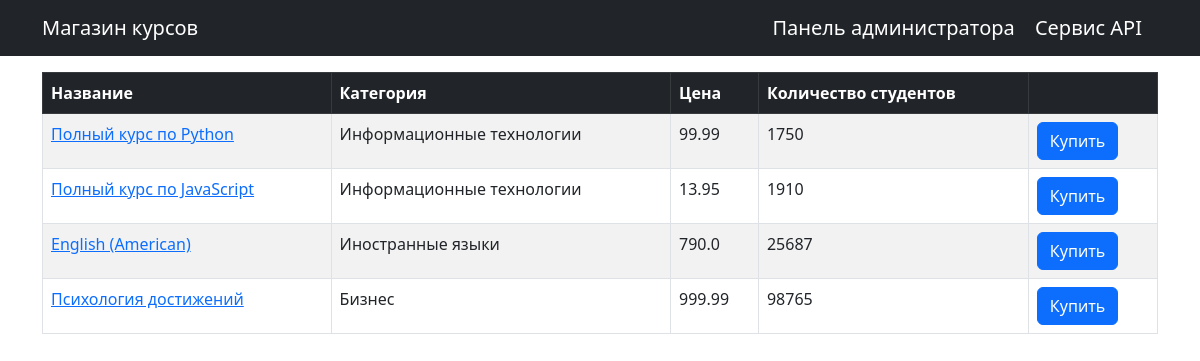
The page / on the database its author committed.
### shop/models.py (models this page shows, shortened)
class Course(models.Model):
    class Meta:
        verbose_name = 'course'
        verbose_name_plural = 'courses'
    category = models.ForeignKey(Category, on_delete=models.CASCADE)
    created_at = models.DateTimeField(default=timezone.now)
    price = models.FloatField()
    review_quantity = models.IntegerField()
    student_quantity = models.IntegerField()
    title = models.CharField(max_length=256)

class Category(models.Model):
    class Meta:
        verbose_name = 'category'
        verbose_name_plural = 'categories'
    created_at = models.DateTimeField(default=timezone.now)
    title = models.CharField(max_length=128)
    def __str__(self):
        return self.title

### shop/views.py (the view)
# urls.py: path('', views.courses, name='index'),
def courses(request):
    courses = Course.objects.all()
    return render(
        request=request,
        template_name='shop/courses.html',
        context={'courses': courses}
    )

### templates/shop/courses.html (shortened to what this page needs)
{% extends 'base.html' %}
{% block content %}
<table class="table table-bordered table-hover table-striped mt-3">
	<thead class="table-dark">
		<tr>
			<th>Название</th>
			<th>Категория</th>
			<th>Цена</th>
			<th>Количество студентов</th>
			<th></th>
		</tr>
	</thead>
	<tbody>
		{% for course in courses %}
		<tr>
			<td>
				<a href="{% url 'shop:single_course' course.id %}">{{ course.title }}</a>
			</td>
			<td>{{ course.category }}</td>
			<td>{{ course.price }}</td>
			<td>{{ course.student_quantity }}</td>
			<td>
				<button class="btn btn-primary">Купить</button>
			</td>
		</tr>
		{% endfor %}
	</tbody>
</table>
{% endblock %}

### templates/base.html (shortened to what this page needs)
<!DOCTYPE html>
<html lang="ru">
<link href="https://cdn.jsdelivr.net/npm/bootstrap@5.2.3/dist/css/bootstrap.min.css" rel="stylesheet">
<nav class="bg-dark navbar navbar-dark">
	<div class="container">
		<a href="{% url 'shop:index' %}" class="navbar-brand">Магазин курсов</a>
		<span>
			<a href="{% url 'admin:index' %}" class="navbar-brand">Панель администратора</a>
			<a href="/api/v1/" class="navbar-brand">Сервис API</a>
		</span>
	</div>
</nav>
<main class="container">
	{% block content %}
	{% endblock %}
</main>
</html>

### rows shown on the page
Course: title "Полный курс по Python", category "Информационные технологии", price "99.99", student_quantity "1750"
Course: title "Полный курс по JavaScript", category "Информационные технологии", price "13.95", student_quantity "1910"
Course: title "English (American)", category "Иностранные языки", price "790.0", student_quantity "25687"
Course: title "Психология достижений", category "Бизнес", price "999.99", student_quantity "98765"
